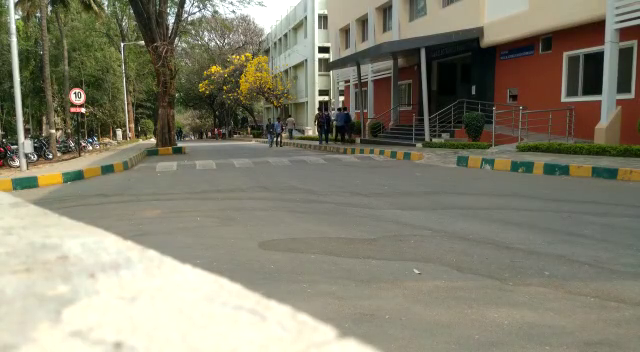
#> input picture frame 57 of 20sec.mp4, 640 x 352 px, given in place of fgmask.avi, which was not available
$ python code.py
#> lines starting #> are read from the running program, lines starting #| are printed output that depends on the picture; after the words box and inside, x2 and y2 are one past the last pixel; in counts of white or black regions, pixels touching at a corner belong together; pictures that were not available may be replaced by others from this repository, and a replacement may not be noted
import numpy as np
import cv2

def binary_mask(img, val, replacement_val):
    """
    Create a binary mask of the image

    Args:
        img: An image to be masked
        val: The value in the image to be masked
        replacement_val: The high value to be used in the binary mask

    Returns: Nothing. Masking is performed in-place.
    """

    img[img != val] = 0 # Pixels not equal to the required value are made 0
    img[img == val] = replacement_val # Pixels equal to the required value are set to replacement value
    return

def open_video(filename):
    """
    Open a video file using VideoCapture object

    Args:
        filename: The name of the file to be opened
            Pass 0 to open webcam, or -1 to search for cameras

    Raises:
        IOError: If the file or stream cannot be opened

    Returns: VideoCapture object, frame width, frame hight
    """

    cap = cv2.VideoCapture(filename) # Init VideoCapture object

    frame_width = frame_height = 0

    # Check if camera opened successfully
    if cap.isOpened() is False:
        raise IOError('Error opening video stream or file.')
    else:
        # Default resolutions of the frame are obtained.
        # We convert the resolutions from float to integer.
        frame_width = int(cap.get(3))
        frame_height = int(cap.get(4))

    return cap, frame_width, frame_height

def intersecting_regions(cur_img, cur_count, prev_img, prev_labels,
                            intersection_threshold = 0.2):

    """
    Find the number of intersecting regions between the any region in the
    current image and any regions in the previous image

    Args:
        cur_img: The labelled image of the current frame returned by OpenCV
            Connected Components

        cur_count: Number of components in cur_img

        prev_img: The labelled image of the previous frame returned by OpenCV
            Connected Components

        prev_labels: The tube labels present in the prev_img

        intersection_threshold: Fraction of intersection between regions in
        previous and current image

    Returns: A dict mapping intersecting regions in current frame to regions in
        the previous frame
            Example:
                {
                    2 : [2, 3],
                    3 : [4]
                }
    """


    # Create a copy of the images to prevent overwriting the parameters
    prev_img = prev_img.copy()
    cur_img = cur_img.copy()

    match_dict = {} # Dictionary to store the intersecting regions

    # Stores whether any current region intersect with multiple previous regions
    multiple_intersections = False

    for region_cur in range(1, cur_count):

        # Create a copy of the image for this iteration
        cur_img_copy = cur_img.copy()
        binary_mask(cur_img_copy, region_cur, 1)

        matches = [] # Clear matches list for each region in current image

        for region_prev in prev_labels:

            # Create a copy of the image for this iteration
            prev_img_copy = prev_img.copy()
            binary_mask(prev_img_copy, region_prev, 1)

            # Multiply masks to find the intersections of regions
            intersection = prev_img_copy * cur_img_copy

            # Number of intersecting pixels
            intersection_count = np.sum(intersection)

            # Number of pixels in previous region
            region_prev_count = np.sum(prev_img_copy)

            # Region is matched if intersection fraction greater than threshold
            if intersection_count/region_prev_count > intersection_threshold:
                matches.append(region_prev)

        if len(matches) > 1:
            multiple_intersections = True

        match_dict[region_cur] = matches

    return multiple_intersections, match_dict


try:
    cap, frame_width, frame_height = open_video('fgmask.avi')
except IOError as error:
    print(error)
    print('Check the filename or camera.')

volume = [np.zeros((frame_height, frame_width), dtype=np.uint8)] # 3D volume; A list for storing the labelled images
labels = [[1]] # A list storing the tube labels in each image in the volume
tube_num = 0 # Number of tubes found
prev_count = 1 # OpenCV returns at least 1 label (i.e. the background)

overwrite_dict = {}

out = cv2.VideoWriter('debug.avi', cv2.VideoWriter_fourcc('M', 'J', 'P', 'G'),
                        15, (frame_width,frame_height))

while(cap.isOpened()):
    ret, frame = cap.read() # Read the frame
#> frame is the input picture: shape (352, 640, 3); mean B, G, R 110.9, 129.5, 132.7

    if ret is False: # Frame is read properly
        break

    # Fix JPEG compression issues
    frame[frame>50] = 255
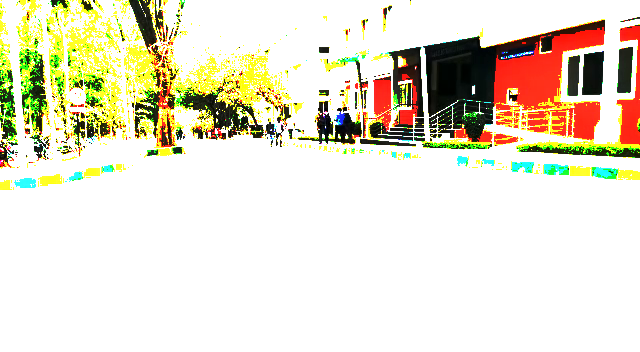
#> frame: shape (352, 640, 3); mean B, G, R 205.4, 225.1, 230.8
    frame[frame!=255] = 0
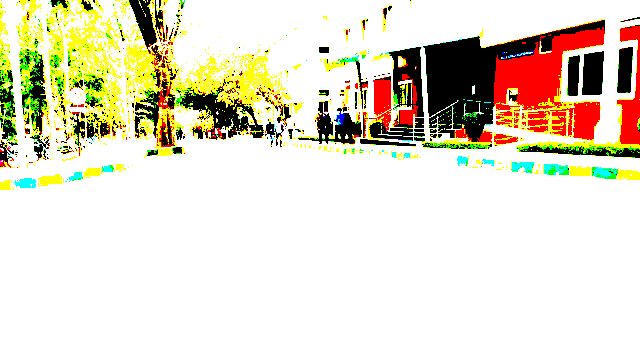
#> frame: shape (352, 640, 3); mean B, G, R 199.8, 220.8, 227.8

    # Find connected components in the current image
    cur_count, cur_img = cv2.connectedComponents(cv2.cvtColor(frame, cv2.COLOR_BGR2GRAY), connectivity=8)
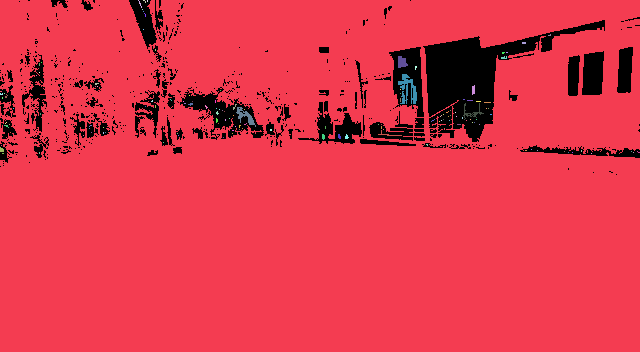
#> cur_img: shape (352, 640) int32; 140 distinct labels, from 0 to 139; one colour per label, 0 black
#> cur_count = 140

    ###############################################################
    # Debug output of connected components
    if cur_count > 1:

        cur_img = cur_img.astype(np.uint8)

        label_hue = np.uint8(179*cur_img/np.max(cur_img))
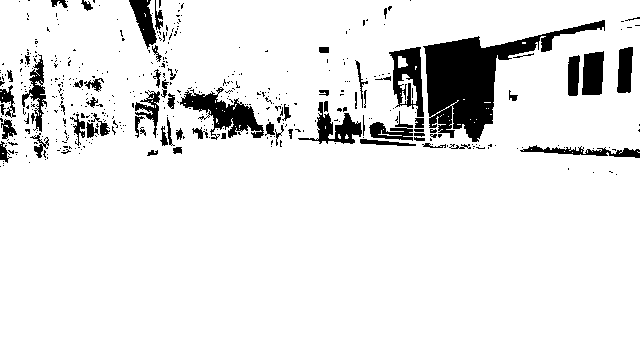
#> label_hue: shape (352, 640); values 0 (black) and 1 (white), 90.8% white; 461 black regions (391 under 20 px), largest, box (x1, y1, x2, y2) and area: (423, 20, 605, 142) 6963, (180, 87, 264, 140) 1751, (389, 47, 424, 117) 1260
        blank_ch = 255*np.ones_like(label_hue)
        labeled_img = cv2.merge([label_hue, blank_ch, blank_ch])
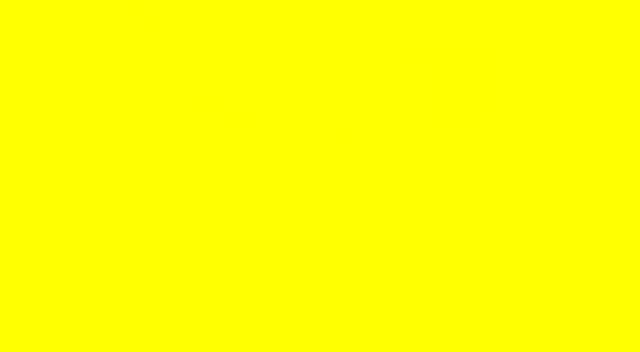
#> labeled_img: shape (352, 640, 3); mean of channels 0, 1, 2 0.9, 255, 255; drawn as B, G, R
        labeled_img = cv2.cvtColor(labeled_img, cv2.COLOR_HSV2BGR)
        labeled_img[label_hue==0] = 0
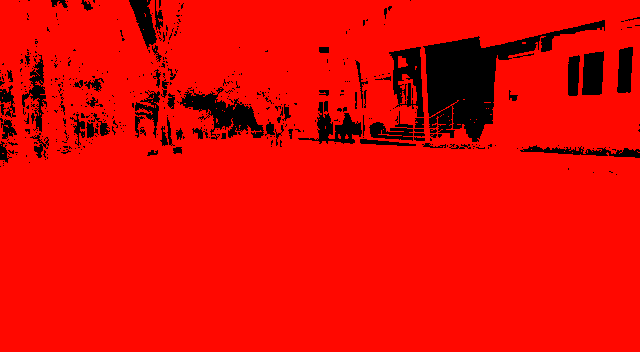
#> labeled_img: shape (352, 640, 3); mean B, G, R 0, 7.3, 231.6

        cv2.imshow('label', labeled_img)
        out.write(labeled_img)
    ###############################################################

    ret, match_dict = intersecting_regions(cur_img, cur_count, volume[-1], labels[-1])
#> in intersecting_regions, `prev_img = prev_img.copy()`: prev_img: shape (352, 640); every value is 0
#> after the loop in intersecting_regions, `for region_cur in range(1, cur_count):`:
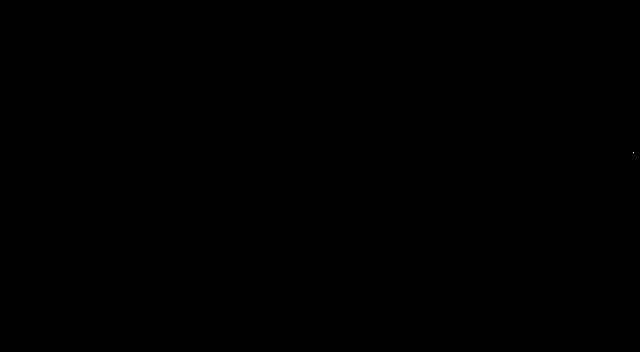
#> cur_img_copy: shape (352, 640); values 0 (black) and 1 (white), 0% white in thin lines or dots, all inside (x1, y1, x2, y2) = (633, 152, 634, 153)
#> after the loop in intersecting_regions, `for region_cur in range(1, cur_count):`: match_dict = 139 items
#> ret = False; match_dict = 139 items

    cur_label = []

    cur_img_output = cur_img.copy()

    if ret is True:
        # Some current region is intersecting with multiple previous regions

        cur_img_copy = cur_img.copy()

        # Erode the image to try and separate the regions
        kernel = np.ones((5,5), np.uint8)
        cur_img_copy = cv2.erode(cur_img_copy, kernel, iterations = 1)

        cur_count_copy, cur_img_copy = cv2.connectedComponents(cur_img_copy, connectivity=8)

        # Find the number of intersections using eroded image
        ret, match_dict_copy = intersecting_regions(cur_img_copy, cur_count_copy, volume[-1], labels[-1])


        print("intersection " + str(ret) + str(match_dict_copy))

        if ret is False:
            print("erosion success")
            # The intersecting regions have been separated by erosion
            # Replace the image by the eroded image
            cur_img = cur_img_copy
            cur_count = cur_count_copy
            match_dict = match_dict_copy
        else:
            # The intersecting regions did not separate
            # Overwrite matching labels in the volume with current label

            tube_num += 1

            for region in match_dict:
                if len(match_dict[region]) > 1:

                    for index in match_dict[region]:
                        for frame in volume:
                            # Update labels of tubes in previous frame
#                             frame[frame == index] = tube_num
                            # Add an entry to the overwrite dict
                            overwrite_dict[index] = [tube_num]

                    # Update the dict
                    match_dict[region] = [tube_num]
#                     cur_img[cur_img == region] = tube_num
#                     cur_label.append(tube_num)


    # There are no intersection issues; Proceed normally
    for region in match_dict:
        if len(match_dict[region]) == 0:
            # New region found since there is no match to any previous region
            tube_num += 1
            cur_img_output[cur_img == region] = tube_num
            cur_label.append(tube_num)

        else:
            # Some previous region was found, relabel the region
            cur_img_output[cur_img == region] = match_dict[region][0]
            cur_label.append(match_dict[region][0])
#> this loop made 139 passes
#> after the loop, cur_label = 139 values from 1 to 139; tube_num = 139


    volume.append(cur_img_output)
#     print(cur_label)
    labels.append(cur_label) # Convert keys in the match_dict to a list of labels of current image
    prev_count = cur_count
#> prev_count = 140

    k = cv2.waitKey(1) & 0xff
#> (key Esc is pressed here)
    if k == 27:
        break

# Update previous frames
# print(overwrite_dict)
for index in overwrite_dict:
    for frame in volume:
        # Update labels of tubes in previous frame
        frame[frame == index] = tube_num

cap.release()
out.release()
cv2.destroyAllWindows()
print('done')

$ run again, starting later in the video
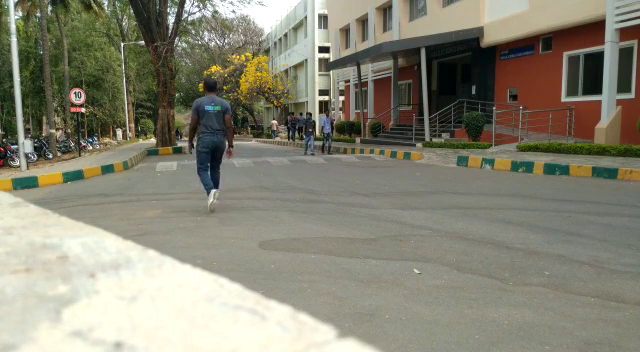
#> input picture frame 256 of 20sec.mp4, 640 x 352 px, given in place of fgmask.avi, which was not available
#> frame is the input picture: shape (352, 640, 3); mean B, G, R 116.2, 132.9, 135
#> `cur_count, cur_img = cv2.connectedComponents(cv2.cvtColor(frame, cv2.C..`:
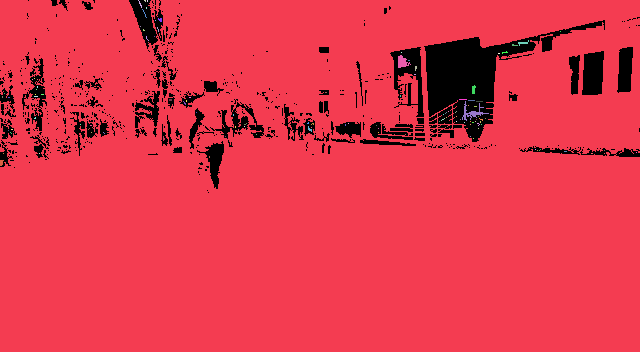
#> cur_img: shape (352, 640) int32; 112 distinct labels, from 0 to 111; one colour per label, 0 black
#> cur_count = 112
#> `labeled_img[label_hue==0] = 0`:
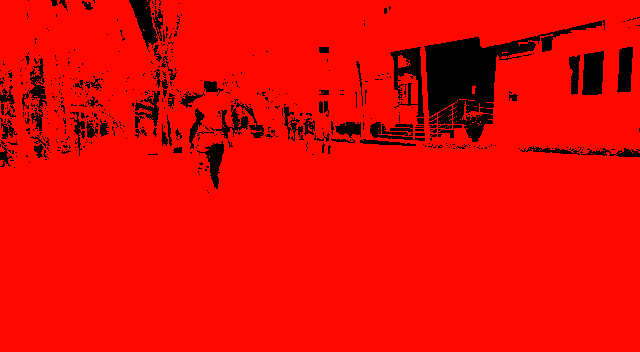
#> labeled_img: shape (352, 640, 3); mean B, G, R 0, 7.3, 234
#> prev_img: shape (352, 640); every value is 0
#> after the loop in intersecting_regions, `for region_cur in range(1, cur_count):`: match_dict = 111 items
#> `ret, match_dict = intersecting_regions(cur_img, cur_count, volume[-1],..`: ret = False; match_dict = 111 items
#> the loop `for region in match_dict:` made 111 passes
#> after the loop `for region in match_dict:`: cur_label = 111 values from 1 to 111; tube_num = 111
#> prev_count = 112

$ run again, starting later in the video
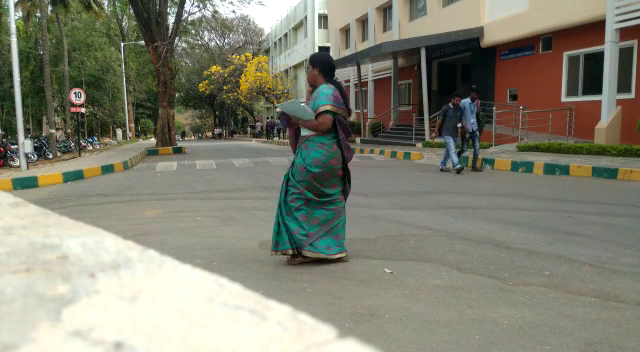
#> input picture frame 456 of 20sec.mp4, 640 x 352 px, given in place of fgmask.avi, which was not available
#> frame is the input picture: shape (352, 640, 3); mean B, G, R 114.5, 130.4, 130.7
#> `cur_count, cur_img = cv2.connectedComponents(cv2.cvtColor(frame, cv2.C..`:
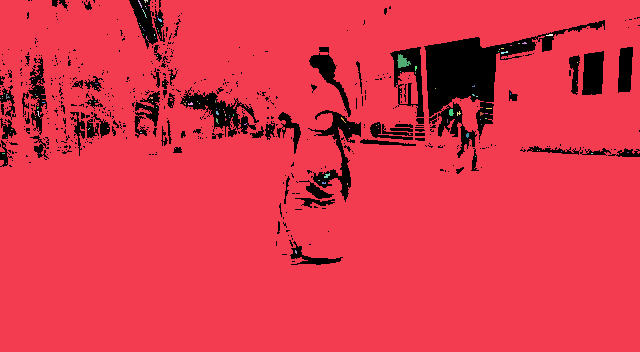
#> cur_img: shape (352, 640) int32; 130 distinct labels, from 0 to 129; one colour per label, 0 black
#> cur_count = 130
#> label_hue: shape (352, 640); values 0 (black) and 1 (white), 90.7% white; 520 black regions (445 under 20 px), largest, box (x1, y1, x2, y2) and area: (424, 20, 605, 158) 6165, (180, 87, 259, 137) 1360, (308, 110, 361, 202) 1357
#> `labeled_img[label_hue==0] = 0`:
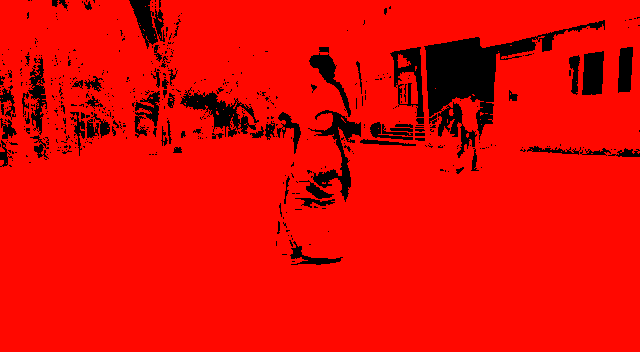
#> labeled_img: shape (352, 640, 3); mean B, G, R 0, 7.3, 231.4
#> prev_img: shape (352, 640); every value is 0
#> after the loop in intersecting_regions, `for region_cur in range(1, cur_count):`: match_dict = 129 items
#> `ret, match_dict = intersecting_regions(cur_img, cur_count, volume[-1],..`: ret = False; match_dict = 129 items
#> the loop `for region in match_dict:` made 129 passes
#> after the loop `for region in match_dict:`: cur_label = 129 values from 1 to 129; tube_num = 129
#> prev_count = 130
